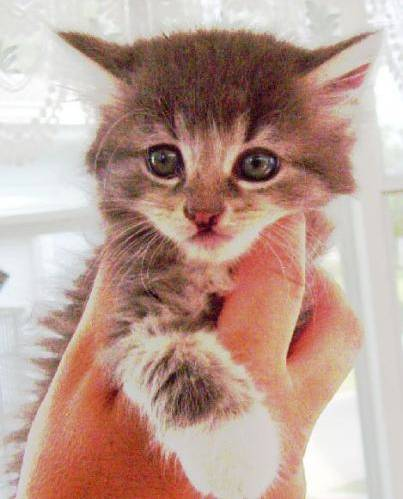
#> input picture images/cat.100.jpg, 403 x 499 px; its folder holds 4 pictures in this run
$ python classifier.py   (older library calls are emulated)
#> lines starting #> are read from the running program, lines starting #| are printed output that depends on the picture
import sys
import getopt
import numpy as np
import scipy
from scipy import ndimage
from os import listdir
import matplotlib.pyplot as plt

# [18 lines left out: function Read_CSV, not called in this run]


def Read_File(fname):
    a = ndimage.imread(fname, flatten=False)
    b = scipy.misc.imresize(a, size=(128, 128))
    #Normalize data. 255 beecause max pixel value is 255
    b = b/255
    c = b.reshape(128*128*3, 1)
    return c

def collect_data(dirname):
    files = listdir(dirname)
    Y = np.empty((1, len(files)))
    X = np.empty((128*128*3,0))

    i = 0
    for f in files:
        a = Read_File(dirname + "/" + f)
        if f.find("cat") == -1:
            Y[0][i] = 0
        else:
            Y[0][i] = 1
        X = np.hstack((X, a))
        i = i+1
    return X, Y

def initialize_hyperparams():
    hyperparams = {}
    hyperparams["learning_rate"] = 0.01 # Learning rate of gradient descent
    hyperparams["num_iterations"] = 4000 # Number of iterations of propagation
    hyperparams["dims"] = [4, 4, 3, 1] # Number of nodes in each layer of NN
    hyperparams["lamba"] = 0.01 # Regularization param lambda
    hyperparams["beta1"] = 0.9 # Exponential Weighted average param
    hyperparams["beta2"] = 0.999 # RMSProp param
    hyperparams["epsilon"] = 10 ** -8 # Adams optimization zero correction
    hyperparams["minibatch"] = 100 # size of the minibatch, 0 indicates no minibatching
    return hyperparams

# Initialize the parameters
# lists_dims["n_x=l0", "l1", "l2" ....]
# [237 lines left out: functions initialize_parameters, sigmoid, relu, forward_activation, forward_propagate, regularize_cost and 14 more, not called in this run]

def print_help():
    print ("classifier.py -l <learn_dir> -t <test_dir> -r <learn_rate> -i <num iterations> -n \"<comma separated num nodes in each layer>\"")

# [6 lines left out: function plot_cost_gradient, not called in this run]

def main(argv):
    np.random.seed(1)
    learn_dir = "./images"
    test_dir = "./test"
    hyperparams = initialize_hyperparams()

    dims = hyperparams["dims"]

    try:
        opts, args = getopt.getopt(argv, "hl:t:r:i:n:",["help", "learndir=", "testdir=", "learnrate=", "iters=", "net="])
    except getopt.GetoptError:
        print_help()
        sys.exit(2)
    for opt, arg in opts:
        if opt == "-h":
            print_help()
            sys.exit(2)
        elif opt == "-l":
            learn_dir = arg
        elif opt == "-t":
            test_dir == arg
        elif opt == "-r":
            learning_rate = float(arg)
        elif opt == "-i":
            num_iterations = int(arg)
        elif opt == "-n":
            dims_str = arg.split(",")
            dims = []
            for num in dims_str:
                dims.append(int(num))
        else:
            print_help()
            sys.exit(2)
    XL, YL = collect_data(learn_dir)
#> in Read_File, a is the input picture: shape (499, 403, 3); mean R, G, B 188, 158.8, 147.9
#> in Read_File, `b = scipy.misc.imresize(a, size=(128, 128))`:
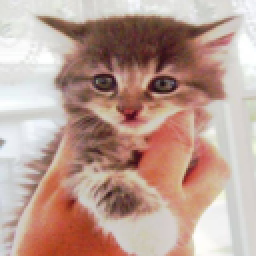
#> b: shape (128, 128, 3) (shown 2 times larger); mean R, G, B 188, 158.8, 147.9
#> pass 2 of the loop in collect_data, `for f in files:`:
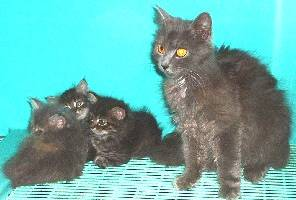
#> input picture images/cat.101.jpg, 296 x 200 px
#> in Read_File, a is the input picture: shape (200, 296, 3); mean R, G, B 106.5, 177.6, 172.6
#> in Read_File (call 2), `b = scipy.misc.imresize(a, size=(128, 128))`:
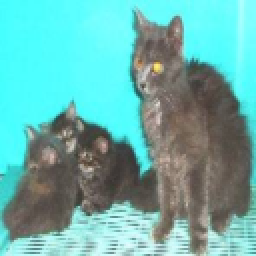
#> b: shape (128, 128, 3) (shown 2 times larger); mean R, G, B 106.5, 177.6, 172.6
#> X = 49152 pairs, first value 0.0431 to 1, second value 0.0941 to 1
#> pass 3 of the loop in collect_data, `for f in files:`:
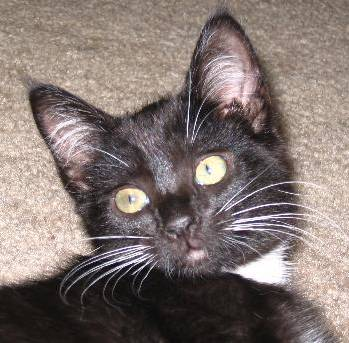
#> input picture images/cat.102.jpg, 349 x 343 px
#> in Read_File, a is the input picture: shape (343, 349, 3); mean R, G, B 128.6, 115.9, 111.8
#> in Read_File (call 3), `b = scipy.misc.imresize(a, size=(128, 128))`:
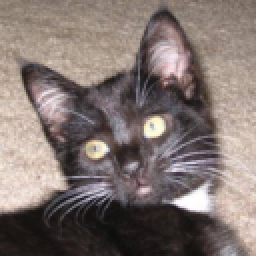
#> b: shape (128, 128, 3) (shown 2 times larger); mean R, G, B 128.6, 115.9, 111.8
#> the loop made 4 passes; the first 3 are shown
#> YL = [[1, 1, 1, 1]]
    XT, YT = collect_data(test_dir)
    #Starting Hyperparameters
    lists_dims = [XL.shape[0]]
    for num in dims:
        lists_dims.append(num)
    print("NN Dimensions: ", lists_dims)
    #Train the model
    parameters = initialize_parameters(lists_dims)
    parameters, cost = train_model(XL, YL, parameters, hyperparams)
    # check out the success rate with a test run
    success_rate = test_model(XT, YT, parameters)
    print ("Test Success rate: " + str(success_rate*100) + "%")
    plot_cost_gradient(cost)

if __name__ == "__main__" :
#> (the run stopped early here; a loop or call above may not have finished)
